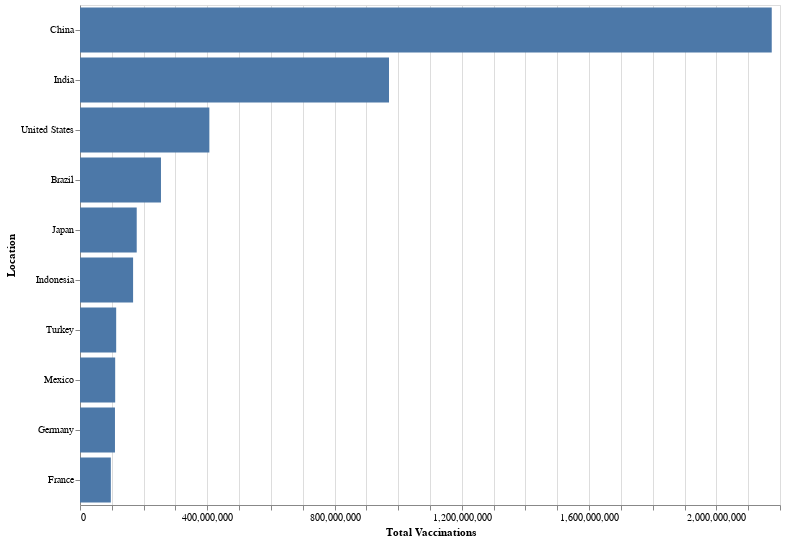

Notebook code cell kept with this figure:
### Code cell
plot_bars(total_vaccinations_by_countries, 'Total Vaccinations:Q', 'Location:O', k=10)

### Figure 1 — Vega-Lite specification as saved in the notebook (floating-point values rounded to 4 significant figures)
{"config": {"view": {"continuousWidth": 400, "continuousHeight": 300}}, "data": {"name": "data-232dc07093de13f0aa749a49f6795e89"}, "mark": "bar", "encoding": {"tooltip": [{"type": "nominal", "field": "Collection Date"}, {"type": "quantitative", "field": "Population"}, {"type": "nominal", "field": "Location"}, {"type": "quantitative", "field": "Total Vaccinations"}], "x": {"type": "quantitative", "field": "Total Vaccinations"}, "y": {"type": "ordinal", "field": "Location", "sort": null}}, "height": 500, "width": 700, "$schema": "https://vega.github.io/schema/vega-lite/v4.8.1.json", "datasets": {"data-232dc07093de13f0aa749a49f6795e89": [{"Location": "China", "Collection Date": "2021-09-18", "Total Vaccinations": 2174000000.0, "People Vaccinated": 1101000000.0, "People Fully Vaccinated": 1022000000.0, "Population": 1444000000.0, "Percentage Fully Vaccinated": 70.78}, {"Location": "India", "Collection Date": "2021-10-15", "Total Vaccinations": 971200000.0, "People Vaccinated": 693400000.0, "People Fully Vaccinated": 277700000.0, "Population": 1393000000.0, "Percentage Fully Vaccinated": 19.93}, {"Location": "United States", "Collection Date": "2021-10-15", "Total Vaccinations": 406600000.0, "People Vaccinated": 218300000.0, "People Fully Vaccinated": 188700000.0, "Population": 332900000.0, "Percentage Fully Vaccinated": 56.67}, {"Location": "Brazil", "Collection Date": "2021-10-15", "Total Vaccinations": 254500000.0, "People Vaccinated": 155500000.0, "People Fully Vaccinated": 103800000.0, "Population": 214000000.0, "Percentage Fully Vaccinated": 48.49}, {"Location": "Japan", "Collection Date": "2021-10-14", "Total Vaccinations": 178300000.0, "People Vaccinated": 94600000.0, "People Fully Vaccinated": 83660000.0, "Population": 126100000.0, "Percentage Fully Vaccinated": 66.37}, {"Location": "Indonesia", "Collection Date": "2021-10-15", "Total Vaccinations": 166900000.0, "People Vaccinated": 105500000.0, "People Fully Vaccinated": 61400000.0, "Population": 276400000.0, "Percentage Fully Vaccinated": 22.22}, {"Location": "Turkey", "Collection Date": "2021-10-15", "Total Vaccinations": 113700000.0, "People Vaccinated": 54800000.0, "People Fully Vaccinated": 47120000.0, "Population": 85040000.0, "Percentage Fully Vaccinated": 55.41}, {"Location": "Mexico", "Collection Date": "2021-10-14", "Total Vaccinations": 110600000.0, "People Vaccinated": 67960000.0, "People Fully Vaccinated": 50770000.0, "Population": 130300000.0, "Percentage Fully Vaccinated": 38.98}, {"Location": "Germany", "Collection Date": "2021-10-15", "Total Vaccinations": 109900000.0, "People Vaccinated": 57230000.0, "People Fully Vaccinated": 54660000.0, "Population": 83900000.0, "Percentage Fully Vaccinated": 65.15}, {"Location": "France", "Collection Date": "2021-10-14", "Total Vaccinations": 96920000.0, "People Vaccinated": 50780000.0, "People Fully Vaccinated": 45300000.0, "Population": 67560000.0, "Percentage Fully Vaccinated": 67.05}]}}
